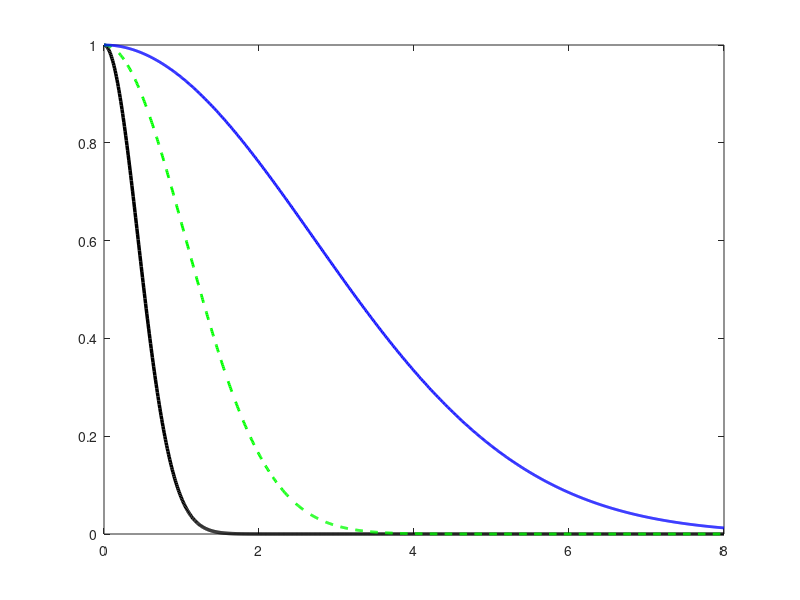

Write MATLAB code to recreate this figure. (Note: this script raises an error after producing the figure.)
% 理想高斯光束受控扩束与水体散射展宽对比测试
clc; clear; close all;

% ================= 1. 物理参数定义 =================
w0 = 0.002;               % 初始束腰半径: 2 mm
L = 100;                  % 传输距离: 100 m
div_angle_deg = 1;        % 硬件控制的宏观全发散角: 1 度

% ================= 2. 纯几何展宽计算 (真空中) =================
% 计算半角(弧度)
theta_half_rad = (div_angle_deg / 2) * (pi / 180);

% 100m 处的纯几何光斑半径 (到达 1/e^2 光强处的边界)
w_geometric = w0 + L * tan(theta_half_rad);

fprintf('--- 纯几何展宽评估 (无水体散射) ---\n');
fprintf('初始束腰: %.3f m\n', w0);
fprintf('全发散角: %.1f 度\n', div_angle_deg);
fprintf('传输距离: %d m\n', L);
fprintf('纯几何到达半径 (1/e^2): %.3f m\n\n', w_geometric);

% ================= 3. 论文实际仿真数据 (深海信道中) =================
w_paper_450nm = 5.4;      % 450nm 激光在 Jerlov I 水质下的光斑半径
w_paper_520nm = 2.1;      % 520nm 激光在 Jerlov I 水质下的光斑半径

fprintf('--- 论文仿真展宽评估 (含水体多次散射) ---\n');
fprintf('450nm 接收光斑半径: %.3f m (散射放大倍数: %.1f 倍)\n', w_paper_450nm, w_paper_450nm / w_geometric);
fprintf('520nm 接收光斑半径: %.3f m (散射放大倍数: %.1f 倍)\n', w_paper_520nm, w_paper_520nm / w_geometric);

% ================= 4. 光强径向分布可视化 =================
r = linspace(0, 8, 1000); % 考察径向距离 0 到 8m

% 归一化光强公式: I(r) = I_center * exp(-2 * (r / w)^2)
I_geometric = exp(-2 * (r / w_geometric).^2);
I_scattered_520 = exp(-2 * (r / w_paper_520nm).^2);
I_scattered_450 = exp(-2 * (r / w_paper_450nm).^2);

figure('Name', 'Spot Size Comparison', 'Color', 'w', 'Position', [100, 100, 800, 500]);
plot(r, I_geometric, 'k-', 'LineWidth', 2.5, 'DisplayName', sprintf('Ideal Geometric (w = %.2fm)', w_geometric));
hold on;
plot(r, I_scattered_520, 'g--', 'LineWidth', 2, 'DisplayName', sprintf('520nm with Scattering (w = %.1fm)', w_paper_520nm));
plot(r, I_scattered_450, 'b-', 'LineWidth', 2, 'DisplayName', sprintf('450nm with Scattering (w = %.1fm)', w_paper_450nm));

% 标注 1/e^2 边界 (光斑半径的物理定义线)
yline(exp(-2), 'r:', 'LineWidth', 1.5, 'DisplayName', '1/e^2 Energy Boundary (~13.5%)');

grid on;
xlabel('Radial Distance r from Optical Axis (m)', 'FontWeight', 'bold');
ylabel('Normalized Spatial Irradiance I(r)/I_0', 'FontWeight', 'bold');
title('Spatial Irradiance Profile at 100 m: Geometric vs. Scattered Spread');
legend('Location', 'northeast', 'FontSize', 11);
xlim([0, 8]);
ylim([0, 1.05]);
